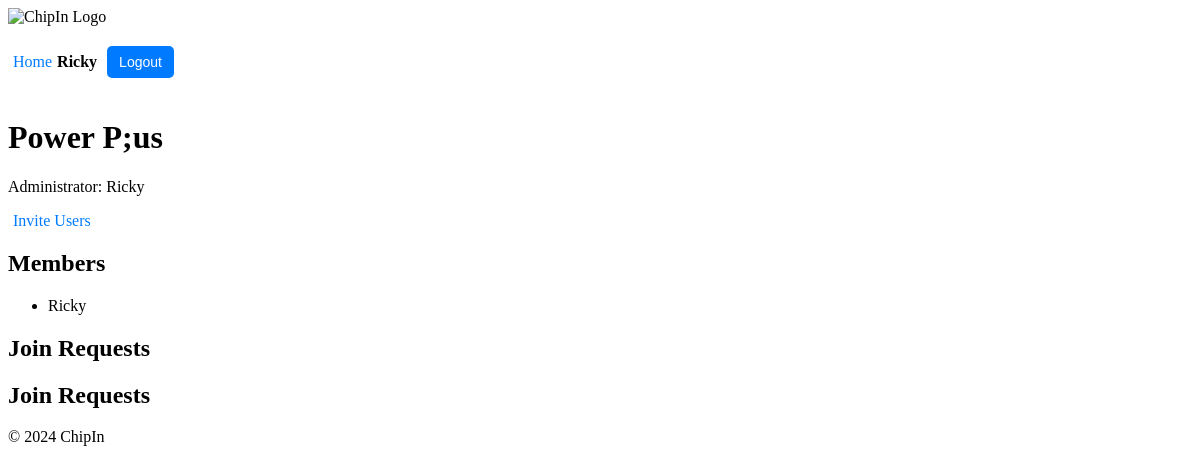
The app's page /chipin/group/4/ (signed in), older data.
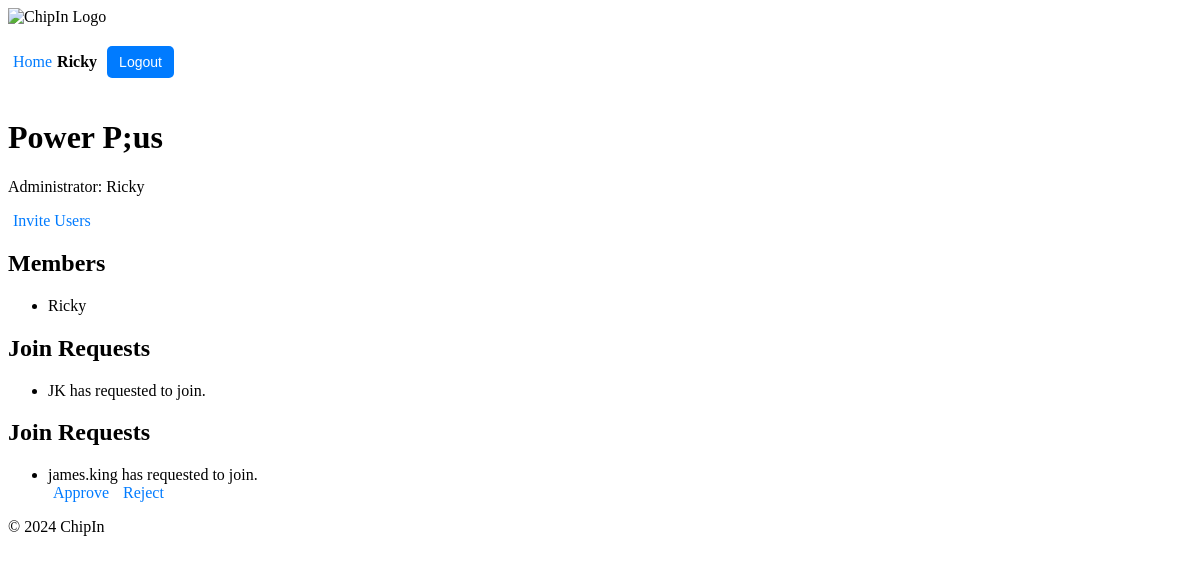
The same page, newer data.
### users/models.py (models this page shows, shortened)
class Profile(models.Model):
    user = models.OneToOneField(User, on_delete=models.CASCADE)
    first_name = models.CharField(max_length=30)
    surname = models.CharField(max_length=30)
    nickname = models.CharField(max_length=30, unique=True, null=False, blank=False)

### chipin/models.py (models this page shows, shortened)
class GroupJoinRequest(models.Model):
    user = models.ForeignKey(User, on_delete=models.CASCADE)
    group = models.ForeignKey(Group, on_delete=models.CASCADE, related_name='join_requests')
    is_approved = models.BooleanField(default=False)
    votes = models.ManyToManyField(User, related_name='votes', blank=True)  # Tracks users who voted
    created_at = models.DateTimeField(auto_now_add=True)

### chipin/views.py (the view)
# urls.py: path('group/<int:group_id>/', views.group_detail, name='group_detail'),
@login_required
def group_detail(request, group_id):
    group = get_object_or_404(Group, id=group_id)
    return render(request, 'chipin/group_detail.html', {'group': group})

### chipin/context_processors.py (called while the page is built)
def user_profile(request):
    if request.user.is_authenticated:
        try:
            return {'nickname': request.user.profile.nickname}
        except Profile.DoesNotExist:
            return {'nickname': request.user.username}  # Fallback to username if no profile exists
    return {}

### chipin/templates/chipin/group_detail.html (shortened to what this page needs)
{% extends 'chipin/base.html' %}
{% block content %}
    <h1>{{ group.name }}</h1>
    <p>Administrator: {{ group.admin.profile.nickname }}</p>
    {% if request.user == group.admin %}
        <a href="{% url 'chipin:invite_users' group.id %}">Invite Users</a>
    {% endif %}
    <h2>Members</h2>
    <ul>
        {% for member in group.members.all %}
        <li>{{ member.profile.nickname }}</li>
        {% endfor %}
    </ul>
    {% if request.user in group.members.all %}
        <h2>Join Requests</h2>
        <ul>
            {% for request in group.join_requests.all %}
                <li>{{ request.user.profile.nickname }} has requested to join.</li>
            {% endfor %}
        </ul>
        <h2>Join Requests</h2>
<ul>
    {% for request in group.join_requests.all %}
        <li>{{ request.user.username }} has requested to join.</li>
        {% if request.user not in group.members.all and request.user != group.admin %}
            <a href="{% url 'chipin:vote_on_join_request' group.id request.id 'approve' %}">Approve</a>
            <a href="{% url 'chipin:vote_on_join_request' group.id request.id 'reject' %}">Reject</a>
        {% endif %}
    {% endfor %}
</ul>
    {% endif %}
{% endblock %}

### chipin/templates/chipin/base.html (shortened to what this page needs)
{% load static %}
<!DOCTYPE html>
<html lang="en">
<head>
    <link rel="stylesheet" href="{% static 'chipin/styles.css' %}">
</head>
<body>
    <header>
        <div class="logo">
            <img src="{% static 'chipin/logo_90.jpg' %}" alt="ChipIn Logo">
        </div>
        <div class="user-info">
            {% if request.user.is_authenticated %}
                <a href="{% url 'chipin:home' %}">Home</a> <span>{{ request.user.profile.nickname }}</span>
                <form action="{% url 'users:logout' %}" method="post">
                    <button type="submit">Logout</button>
                </form>
            {% else %}
                <a href="{% url 'users:login' %}">Login</a> <a href="{% url 'users:register' %}">Register</a>
            {% endif %}
        </div>
    </header>
    <main>
        {% block content %}
        {% endblock %}
    </main>
    <footer>
        <p>&copy; 2024 ChipIn</p>
    </footer>
</body>
</html>

Row changes from the older to the newer data that the page shows:
added GroupJoinRequest: user.profile.nickname "JK", user.username "james.king", shows "Approve"
